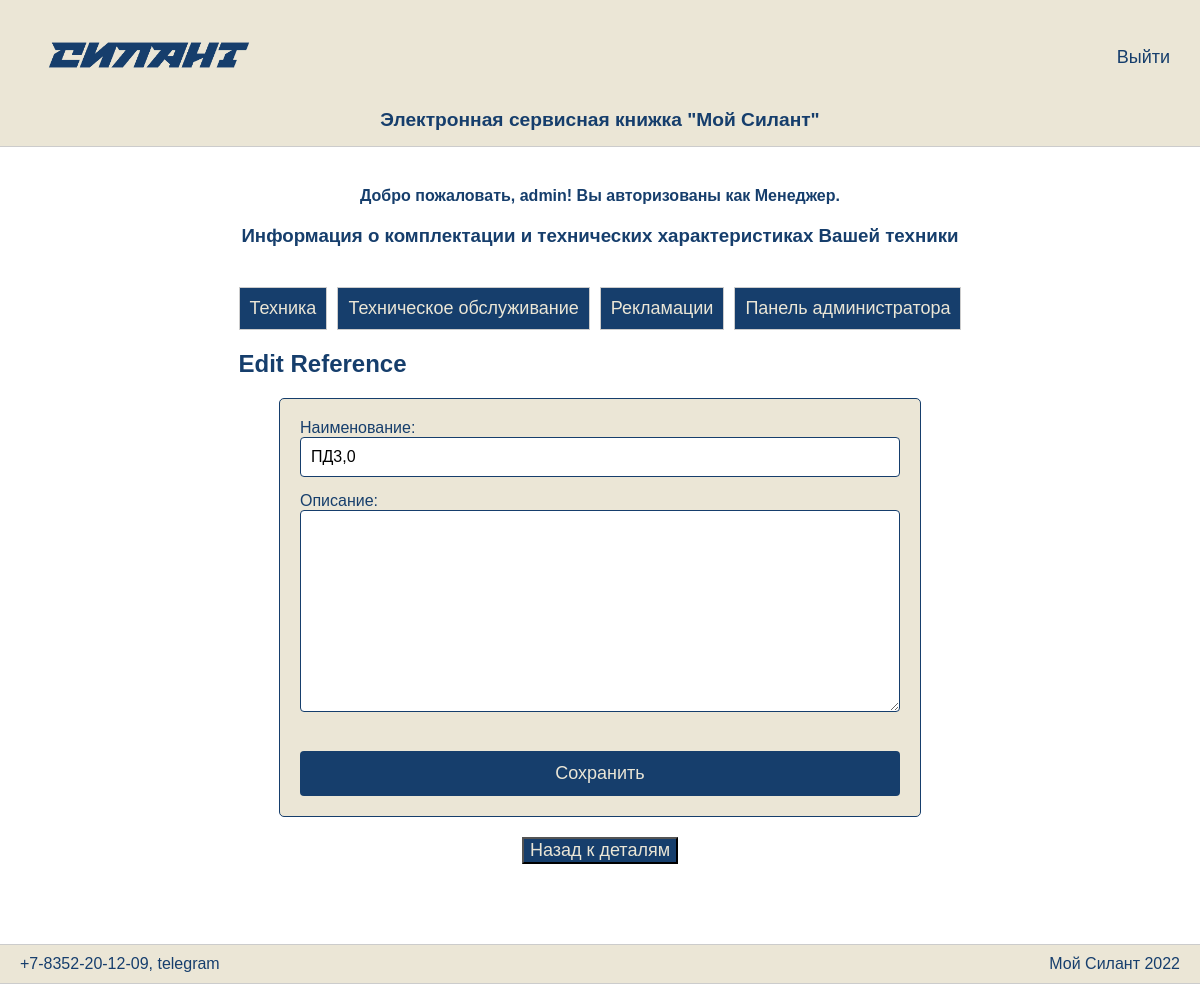
Screenshot of /reference/update/3/ (signed in) with the database file from the repository.
### sylantProject/models.py (models this page shows, shortened)
class CustomUser(AbstractUser):
    ROLE_CHOICES = [
        ('client', 'Клиент'),
        ('service', 'Сервисная организация'),
        ('manager', 'Менеджер'),
    ]
    role = models.CharField(max_length=20, choices=ROLE_CHOICES, verbose_name="Роль")
    client = models.ForeignKey(Reference, null=True, blank=True, on_delete=models.SET_NULL, related_name='user_clients', verbose_name="Клиент")
    service_organization = models.ForeignKey(Reference, null=True, blank=True, on_delete=models.SET_NULL, related_name='user_service_organization', verbose_name="Сервисная организация")
    groups = models.ManyToManyField(
        Group,
        related_name='customuser_set',  # Уникальное имя для обратной связи
        blank=True,
        help_text='The groups this user belongs to. A user will get all permissions granted to each of their groups.',
        related_query_name='customuser',
    )
    user_permissions = models.ManyToManyField(
        Permission,
        related_name='customuser_set',  # Уникальное имя для обратной связи
        blank=True,
        help_text='Specific permissions for this user.',
        related_query_name='customuser',
    )

class Reference(models.Model):
    entity = models.ForeignKey(ReferenceEntity, related_name='entity', on_delete=models.CASCADE, verbose_name="Категория")
    name = models.CharField(max_length=100, verbose_name="Наименование")
    description = models.TextField(blank=True, null=True, verbose_name="Описание")

### sylantProject/views.py (the view, shortened to what this page needs)
# urls.py: path('reference/update/<int:pk>/', ReferenceUpdateView.as_view(), name='reference_update'),
class ReferenceUpdateView(ManagerRequiredMixin, UpdateView):
    model = Reference
    form_class = ReferenceForm
    template_name = 'reference_update.html'
    def get_context_data(self, **kwargs):
        context = super().get_context_data(**kwargs)
        context['pk'] = self.kwargs['pk']
        return context

### sylantProject/forms.py
class ReferenceForm(forms.ModelForm):
    class Meta:
        model = Reference
        fields = ['name', 'description']

### sylantProject/mixin.py (called while the page is built)
    @staticmethod
    def test_func(user, allowed_roles):
        return user.role in allowed_roles

    def dispatch(self, request, *args, **kwargs):
        allowed_roles = getattr(self, 'allowed_roles', [])
        if request.user.is_authenticated:
            if not self.test_func(request.user, allowed_roles):
                return HttpResponseForbidden()
        return super().dispatch(request, *args, **kwargs)

### sylantProject/templates/reference_update.html (shortened to what this page needs)
{% extends 'base.html' %}
{% block content %}
<h2>Edit Reference</h2>
<form method="post" class="machine-form">
        {% for field in form %}
        <div class="form-group">
            {{ field.label_tag }}
            {{ field }}
        </div>
        {% endfor %}
        <button type="submit">Сохранить</button>
    </form>
    <div class="back-button">
        <form action="{% url 'reference_detail' pk %}">
            <button type="submit" class="btn btn-second">Назад к деталям</button>
        </form>
    </div>
{% endblock %}

### sylantProject/templates/base.html (shortened to what this page needs)
<!DOCTYPE html>
<html lang="en">
<head>
    {% load static %}
    <link rel="stylesheet" type="text/css" href="{% static 'css/styles_new.css' %}">
</head>
<body>
    <div class="wrapper">
        <header>
            <div class="header-content">
                <div class="logo">
                    <img src="{% static 'images/logo.png' %}" alt="логотип">
                </div>
                {% if user.is_authenticated %}
                <div class="auth"><a href="{% url 'account_logout' %}">Bыйти</a></div>
                {% else %}
                <div class="auth"><a href="{% url 'account_login' %}">Aвторизация</a></div>
                {% endif %}
            </div>
            <div class="title">Электронная сервисная книжка "Мой Силант"</div>
        </header>
        <div class="container">
            <main>
        {% if user.is_authenticated %}
        <div class="results-section">
            <div class="user-info">
                <p><h4>Добро пожаловать, {{ user.username }}! Вы авторизованы как {{ user.get_role_display }}.</h4></p>
            </div>
            <div class="results-section">
            <p><h3 id="panel-title">Информация о комплектации и технических характеристиках Вашей техники</h3></p>
        </div>
        <div class="tabs">
            <button class="tab" onclick="location.href='{% url 'machine-list' %}'">Техника</button>
            <button class="tab" onclick="location.href='{% url 'maintenance-list' %}'">Техническое обслуживание</button>
            <button class="tab" onclick="location.href='{% url 'claim-list' %}'">Рекламации</button>
            {% if user.role == 'manager' %}
            <button class="tab" onclick="location.href='{% url 'manager' %}'">Панель администратора</button>
            {% endif %}
        </div>
        </div>
        {% else %}
            {% block search %}
            {% endblock %}
        {% endif %}
        {% block content %}
        {% endblock %}
    </main>
        </div>
        <footer>
            <div class="footer-content">
                <div class="contact">+7-8352-20-12-09, telegram</div>
                <div class="copyright">Мой Силант 2022</div>
            </div>
        </footer>
    </div>
</body>
</html>

### sylantProject/static/css/styles_new.css (style rules this page uses)
a { text-decoration: none; color: #163E6C; font-size: 18px; font-weight: 500; }
html, body { height: 100%; margin: 0; padding: 0; font-family: PT Astra Sans, sans-serif; color: #163E6C; }
body { display: flex; flex-direction: column; }
.wrapper { display: flex; flex-direction: column; min-height: 100vh; }
header, footer { background-color: #EBE6D6; padding: 15px 0; border-bottom: 1px solid #ccc; }
.header-content, .footer-content { max-width: 1200px; margin: 0 auto; padding: 0 30px; display: flex; justify-content: space-between; align-items: center; color: #163E6D; }
.logo { flex: 1; }
.logo img { max-height: 80px; }
.auth { flex: 1; color: #163E6C; text-align: right; }
.title { text-align: center; margin-top: 10px; font-size: 1.2em; font-weight: bold; color: #163E6C; }
.container { flex: 1; max-width: 1450px; margin: 0 auto; padding: 0 30px; }
main { padding: 20px; background-color: #fff; }
footer { border-top: 1px solid #ccc; text-align: center; padding: 10px 0; margin-top: 60px; }
.footer-content { max-width: 1200px; margin: 0 auto; padding: 0 20px; display: flex; justify-content: space-between; align-items: center; }
button { font-size: 18px; color: #EBE6D6; background-color: #163E6C; cursor: pointer; }
button { font-size: 18px; color: #EBE6D6; background-color: #163E6C; cursor: pointer; margin-top: 20px; }
.container { max-width: 100%; padding: 0 15px; box-sizing: border-box; }
.user-info { text-align: center; margin-bottom: 20px; }
.user-info h4 { margin: 0; }
.results-section { text-align: center; margin-top: 20px; }
#panel-title { margin-bottom: 10px; }
.tabs { display: flex; justify-content: center; margin-top: 20px; }
.tab { padding: 10px; border: 1px solid #ccc; cursor: pointer; }
.tab:not(:last-child) { margin-right: 10px; }
.machine-form { max-width: 600px; margin: 0 auto; padding: 20px; border: 1px solid #163E6C; border-radius: 5px; background-color: #EBE6D6; }
.machine-form input[type="text"], .machine-form input[type="date"], .machine-form input[type="number"], .machine-form input[type="email"], .machine-form input[type="password"], .machine-form select, .machine-form textarea { width: 100%; padding: 10px; margin-bottom: 15px; border: 1px solid #163E6C; border-radius: 4px; box-sizing: border-box; font-size: 16px; }
.machine-form button { width: 100%; padding: 12px; background-color: #163E6C; color: #EBE6D6; border: none; border-radius: 4px; cursor: pointer; font-size: 18px; margin-top: 20px }
.back-button { text-align: center; }

### rows the page displays
CustomUser: username "admin", role "Менеджер"
Reference: form "ПД3,0"

### other values shown
{{ field.label_tag }} "Наименование:" "Описание:"
